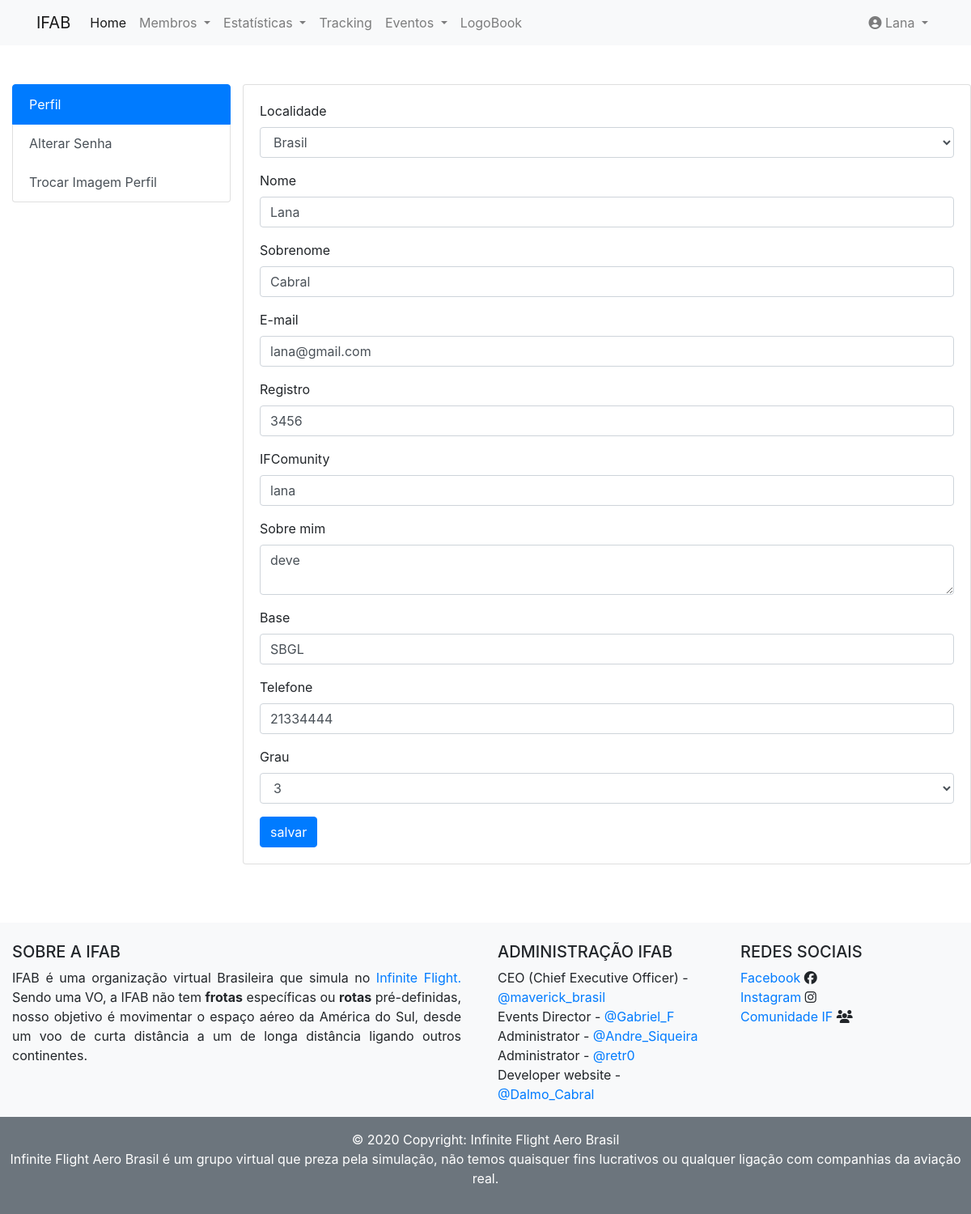
The app's page /user/profile (signed in) with its own data.
### app/models.py (models this page shows, shortened)
class User(db.Model, UserMixin):
    __tablename__ = 'users'
    id = db.Column(db.Integer, primary_key=True)
    username = db.Column(db.String(80), nullable=False)
    sobrenome = db.Column(db.String(200))
    email = db.Column(db.String(120), unique=True, nullable=False, index=True)
    password = db.Column(db.String(120), nullable=False)
    registro = db.Column(db.String(200))
    ifcomunity = db.Column(db.String(400))
    sobremim = db.Column(db.String(200))
    pais = db.Column(db.String(200))
    base = db.Column(db.String(200))
    telefone = db.Column(db.String(200))
    grau = db.Column(db.String(200))
    logbook = db.relationship('Logbook', backref='user', lazy='dynamic')  #lazy='dynamic'
    data_create = db.Column(db.DateTime, default=datetime.utcnow)
    pontos = db.Column(db.Integer(), default=0)
    cont_tempo = db.Column(db.Float, default=0)
    cont_tempo_str = db.Column(db.String(20000), default='00:00:00')
    cont_voo = db.Column(db.Integer, default=0)

### app/routes.py (the view, shortened to what this page needs)
@app.route("/user/profile", methods=["GET", "POST"])
@login_required
def profile():
    form = ProfileForm()
    form.email.data = current_user.email
    form.telefone.data = current_user.telefone
    form.sobremim.data = current_user.sobremim
    form.registro.data = current_user.registro
    form.ifcomunity.data = current_user.ifcomunity
    form.sobrenome.data = current_user.sobrenome
    form.username.data = current_user.username
    form.base.data = current_user.base
    form.pais.data = current_user.pais
    return render_template("user/profile/edit.html", form=form)

### app/forms.py
class ProfileForm(FlaskForm):
    username = StringField('Nome',  validators=[DataRequired('O campo e obrigatório')])
    sobrenome = StringField('Sobrenome', validators=[DataRequired()])
    email = StringField('E-mail', validators=[Email()])
    registro = StringField('Registro', validators=[DataRequired()])
    ifcomunity = StringField('IFComunity', validators=[DataRequired()])
    sobremim = TextAreaField('Sobre mim', validators=[DataRequired()])
    base = StringField('Base', validators=[DataRequired()])
    telefone = StringField('Telefone', validators=[DataRequired()])
    grau =  SelectField('Grau', choices=[('3', '3'), ('4', '4'), ('5', '5')])
    pais = paises
    submit = SubmitField("salvar")

### app/models.py (called while the page is built)
@login_manager.user_loader
def current_user(user_id):
    return User.query.get(user_id)

### app/routes.py (called while the page is built)
@app.before_request
def before_request():
    if current_user.is_authenticated:
        current_user.data_create = datetime.utcnow()
        db.session.commit()

### app/templates/user/profile/edit.html (shortened to what this page needs)
{% extends 'base.html' %}
{% from "bootstrap/form.html" import render_form %}
{% block content %}
    <div class="container-fluid mt-5 ">
        <div class="row justify-content-center">
            <div class="col col-sm-12 col-lg-3">
                <div class="list-group">
                    <a
                    class="list-group-item list-group-item-action active"
                    href="{{ url_for('profile') }}">Perfil</a>
                    <a class="list-group-item list-group-item-action"
                    href="{{ url_for('change_password') }}">Alterar Senha</a>
                    <a class="list-group-item list-group-item-action"
                    href="https://www.gravatar.com" target="_blank">Trocar Imagem Perfil</a>
                </div>
            </div>
            <div class="card card-body">
                {{ render_form(form) }}
            </div>
        </div>
    </div>
{% endblock %}

### app/templates/nav.html (shortened to what this page needs)
<nav class="navbar navbar-expand-lg navbar-light bg-light">
  <div class="container">
    <a class="navbar-brand" href="#">IFAB</a>
    <div class="collapse navbar-collapse" id="navbarNav">
      <ul class="navbar-nav">
        <li class="nav-item active">
          <a class="nav-link" href="{{ url_for('index') }}">Home</a>
        </li>
        <li class="nav-item dropdown">
          <a class="nav-link dropdown-toggle" href="#" id="navbarDropdown" role="button" data-toggle="dropdown"
            aria-haspopup="true" aria-expanded="false">
            Membros
          </a>
        </li>
        <li class="nav-item dropdown">
          <a class="nav-link dropdown-toggle" href="#" id="navbarDropdown" role="button" data-toggle="dropdown"
            aria-haspopup="true" aria-expanded="false">
            Estatísticas
          </a>
        </li>
        <li class="nav-item">
          <a class="nav-link" href="tracker">Tracking</a>
        </li>
        <li class="nav-item dropdown">
          <a class="nav-link dropdown-toggle" href="#" id="navbarDropdown" role="button" data-toggle="dropdown"
            aria-haspopup="true" aria-expanded="false">
            Eventos
          </a>
        </li>
      </ul>
      {% if current_user.is_anonymous %}
      <ul class="nav navbar-nav ml-auto">
        <li class="nav-item">
          <a class="nav-link" href="{{ url_for('login') }}"><i class="fas fa-sign-in-alt"></i> Login</a>
        </li>
      </ul>
      {% else %}
      <ul class="navbar-nav">
        <li>
          <a class="nav-link" href="{{ url_for('user', id=current_user.id) }}">
              LogoBook</a>
        </li>
      </ul>
      <ul class="nav navbar-nav ml-auto">
        <li class="nav-item dropdown">
          <a class="nav-link dropdown-toggle" href="#" id="navbarDropdown" role="button" data-toggle="dropdown"
            aria-haspopup="true" aria-expanded="false"><i class="fas fa-user-circle"></i>
            {{ current_user.username }}
          </a>
        </li>
      </ul>
      {% endif %}
    </div>
  </div>
</nav>

### app/static/css/style.css (style rules this page uses)
body { background-color: #ebeff5; }
html { font-size: 1rem; }

### records on screen
User: username "Lana", pais "Brasil", sobrenome "Cabral", email "lana@gmail.com", registro "3456", ifcomunity "lana", sobremim "deve", base "SBGL", telefone "21334444", grau "3"
